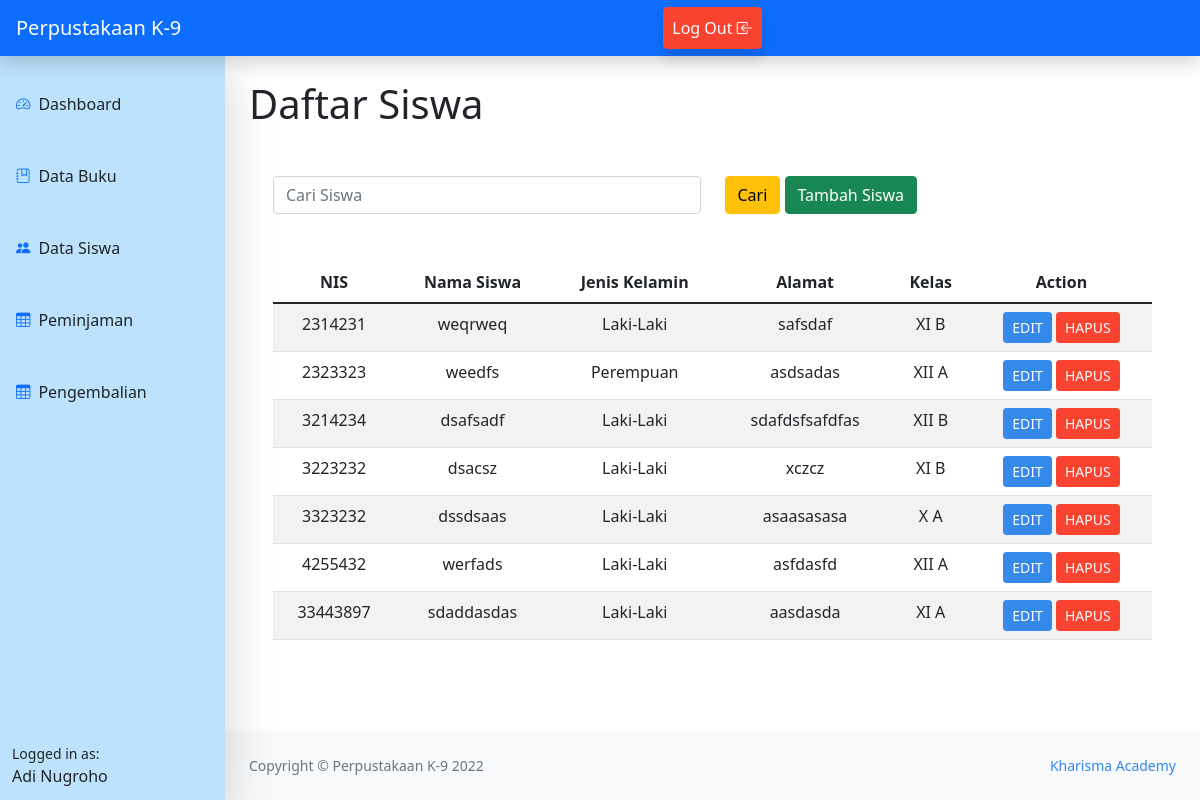
Page /data_siswa.php (signed in) on the committed database.
### tables this page shows
CREATE TABLE `petugas` (
  `nip` int(11) NOT NULL,
  `username` varchar(100) NOT NULL,
  `nama` char(100) DEFAULT NULL,
  `jenis_kelamin` enum('L','P') DEFAULT NULL,
  `alamat` varchar(100) DEFAULT NULL,
  `password` varchar(100) NOT NULL
);

CREATE TABLE `siswa` (
  `nis` int(11) NOT NULL,
  `nama` char(100) DEFAULT NULL,
  `jenis_kelamin` enum('L','P') DEFAULT NULL,
  `alamat` varchar(50) DEFAULT NULL,
  `id_kelas` int(11) DEFAULT NULL
);

CREATE TABLE `kelas` (
  `id_kelas` int(11) NOT NULL,
  `nama_kelas` varchar(200) DEFAULT NULL
);

### data_siswa.php (the view, shortened to what this page needs)
<?php
include ('config.php');
include ('home_admin.php');
?>
<main class="mb-5">
    <div class="container-fluid px-4">
    <h1 class="mt-4">Daftar Siswa</h1>
                    <div class="container mt-5">
                    <form action=" " method="GET">
                    <div class="row">
                    <div class="col">
                        <input type="text" class="form-control" name ="cari" placeholder="Cari Siswa" >
                    </div>
                    <div class="col">
                    <button id="search" type="submit" value="Cari" class="btn btn-warning">Cari</button>
                    <a href="add_siswa.php" class="btn btn-success">Tambah Siswa</a>
                    </div>
                    </div>
                    </form>
                    <form action="" enctype="multipart/form-data">
                    <table class="table table-striped table-hover mt-5">
                    <thead class="text-center">
                        <tr>
                            <th scope="col">NIS</th>
                            <th scope="col">Nama Siswa</th>
                            <th scope="col">Jenis Kelamin</th>
                            <th scope="col">Alamat</th>
                            <th scope="col">Kelas</th>
                            <th scope="col">Action</th>
                        </tr>
                    </thead>
                    <tbody>
                    <?php
                        if(isset($_GET['cari'])){
                        $cari = $_GET['cari'];
                        $ambil = mysqli_query($db,"SELECT siswa.nis,siswa.nama,siswa.jenis_kelamin,siswa.alamat,kelas.nama_kelas  from siswa inner join kelas on siswa.id_kelas=kelas.id_kelas where nama like '%".$cari."%' " );
                        }else{
                        $ambil = mysqli_query($db,"SELECT siswa.nis,siswa.nama,siswa.jenis_kelamin,siswa.alamat,kelas.nama_kelas from siswa inner join kelas on siswa.id_kelas=kelas.id_kelas");
                        }
                        while ($data = mysqli_fetch_array($ambil)) {
                    ?>
                        <tr class="text-center">
                            <td><?= $data['nis']?></td>
                            <td><?= $data['nama']?></td>
                            <td>
                                <?php
                                    if($data['jenis_kelamin']=='L'){
                                        echo 'Laki-Laki';
                                    }else{
                                        echo "Perempuan";
                                    }
                                ?>
                            </td>
                            <td><?= $data['alamat']?></td>
                            <td><?= $data['nama_kelas']?></td>
                            <td >
                                <a href="edit_siswa.php?id=<?php echo $data['nis'] ?>" class="btn btn-sm btn-primary">EDIT</a>
                                <a href="delete_siswa.php?id=<?php echo $data['nis'] ?>" class="btn btn-sm btn-danger">HAPUS</a>
                            </td>
                        </tr>
                        <?php
                        }?>
                    </tbody>
                    </table>
                    </form>
    </div>
</main>
<?php include "footer.php"; ?>

### home_admin.php (shortened to what this page needs)
<?php
include ('config.php');
$id = $_SESSION['id'];
$sql = mysqli_query($db,"SELECT * FROM petugas WHERE nip = $id");
$name = mysqli_fetch_assoc($sql);
?>
<!DOCTYPE html>
<html lang="en">
<head>
    <link rel="stylesheet" href="../css/bootstrap.rtl.css">
    <link rel="stylesheet" href="bootstrap/css/bootstrap.min.css">
    <link rel="stylesheet" href="https://cdn.jsdelivr.net/npm/bootstrap-icons@1.9.1/font/bootstrap-icons.css">
    <link rel="stylesheet" href="style1.css">
</head>
<body>
        <nav class="sb-topnav navbar navbar-expand navbar-dark bg-primary shadow">
            <a class="navbar-brand ps-3" href="index.html">Perpustakaan K-9</a>
            <ul class="navbar-nav ms-auto pe-5">
                <li class="nav-item ms-auto">
                    <a class="btn btn-danger shadow text-white nav-link" id="navbarDropdown" href="logout.php">Log Out <span class="bi-box-arrow-in-left"></span></a>
                </li>
            </ul>
        </nav>
        <div id="layoutSidenav">
            <div id="layoutSidenav_nav">
                <nav class="sb-sidenav accordion sb-sidenav-light shadow-lg"  style="background-color: #bde2fc;" id="sidenavAccordion">
                    <div class="sb-sidenav-menu">
                        <div class="nav">
                            <a class="nav-link my-4" href="dashboard.php">
                                <div class="sb-nav-link-icon"><span class="text-primary bi-speedometer2"></span></div>
                                Dashboard
                            </a>
                            <a class="nav-link mb-4 " href="data_buku.php" >
                                <div class="sb-nav-link-icon"><span class="text-primary bi-journal-bookmark"></span></div>
                                Data Buku
                            </a>
                            <a class="nav-link mb-4 " href="data_siswa.php" >
                                <div class="sb-nav-link-icon"><span class="text-primary bi-people-fill"></span></div>
                                Data Siswa
                            </a>
                            <a class="nav-link mb-4 " href="peminjaman.php" >
                                <div class="sb-nav-link-icon"><span class="text-primary bi-table"></span></div>
                                Peminjaman
                            </a>
                            <a class="nav-link mb-4 " href="pengembalian.php" >
                                <div class="sb-nav-link-icon"><span class="text-primary bi-table"></span></div>
                                Pengembalian
                            </a>
                        </div>
                    </div>
                    <div class="sb-sidenav-footer" style="background-color: #bde2fc;">
                        <div class="small">Logged in as:</div>
                        <?= ucwords( $name['nama']);?>
                    </div>
                </nav>
            </div>
            <div id="layoutSidenav_content">
</body>
</html>

### rows in the picture
petugas: nama "Adi Nugroho"
siswa: nis "2314231", nama "weqrweq", jenis_kelamin "Laki-Laki", alamat "safsdaf", id_kelas.nama_kelas "XI B"
siswa: nis "2323323", nama "weedfs", jenis_kelamin "Perempuan", alamat "asdsadas", id_kelas.nama_kelas "XII A"
siswa: nis "3214234", nama "dsafsadf", jenis_kelamin "Laki-Laki", alamat "sdafdsfsafdfas", id_kelas.nama_kelas "XII B"
siswa: nis "3223232", nama "dsacsz", jenis_kelamin "Laki-Laki", alamat "xczcz", id_kelas.nama_kelas "XI B"
siswa: nis "3323232", nama "dssdsaas", jenis_kelamin "Laki-Laki", alamat "asaasasasa", id_kelas.nama_kelas "X A"
siswa: nis "4255432", nama "werfads", jenis_kelamin "Laki-Laki", alamat "asfdasfd", id_kelas.nama_kelas "XII A"
siswa: nis "33443897", nama "sdaddasdas", jenis_kelamin "Laki-Laki", alamat "aasdasda", id_kelas.nama_kelas "XI A"
